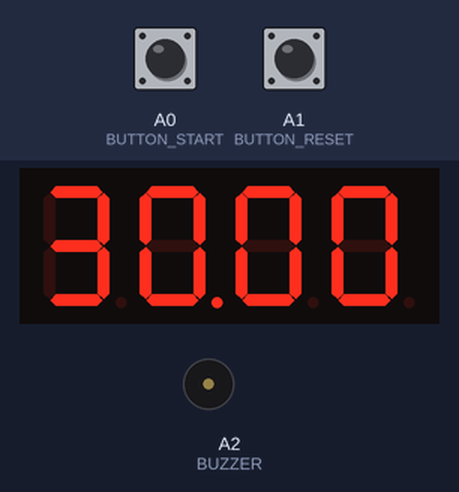
A sketch run on a simulated Arduino Uno, built with avr-gcc and run on an emulated ATmega328P. Parts: 4-digit seven-segment display, buzzer (waves = sounding, pin HIGH). The inputs (shaded band) are chosen by the test bench; at power-on: A0 (BUTTON_START) HIGH, A1 (BUTTON_RESET) HIGH.

Above: at 1.2 s.
1.3 s: A0 (BUTTON_START) pulled LOW for 0.15 s
At 2.1 s:
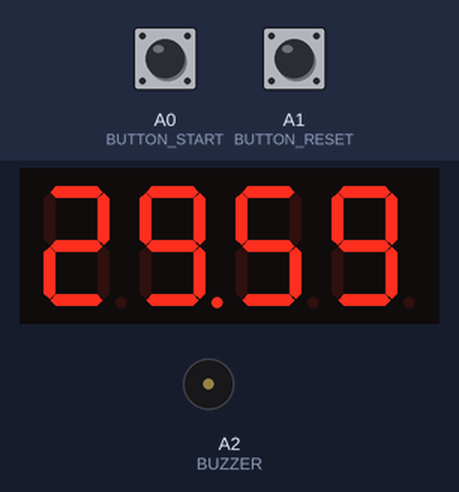
3.8 s: A1 (BUTTON_RESET) pulled LOW for 0.15 s
At 4.2 s:
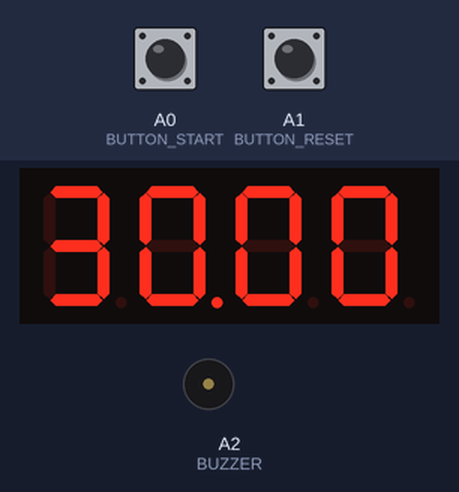
5.4 s: A0 (BUTTON_START) pulled LOW for 1 s
At 8.2 s:
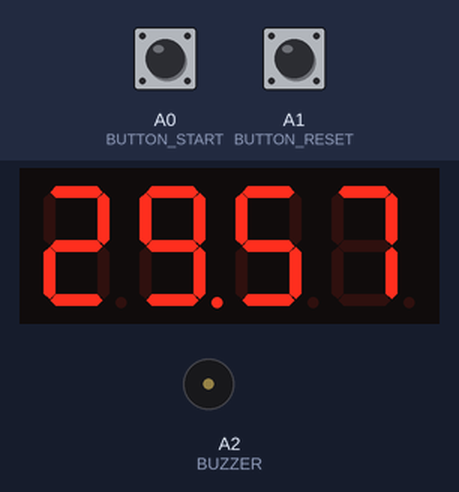
Timing chart, 0 to 9.7 s (numbered marks = the images above; inputs shaded):
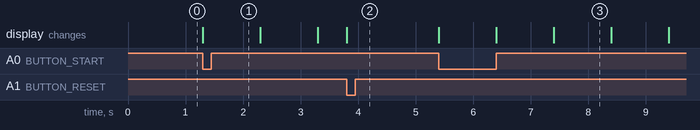

Measured:
- after the input at 1.3 s, the display: changes at once (image 1)
- after the input at 5.4 s, the display: first changes at once (image 3 shows a later state)
- what the display in image 3 shows lasts 1.0 s, from 7.4 s to 8.4 s

The sketch:

pomodoro.ino
```cpp
#include "SevSeg.h"
SevSeg sevseg;
#define BUTTON_START A0
#define BUTTON_RESET A1
#define BUZZER A2

unsigned long previousMillis = 0;
const long interval = 1000;
//you can change rest and work time as you want,by changing numbers
const int WORK_TIME = 30; //Time of work
const int REST_TIME = 7; //Time of rest

int minutes = WORK_TIME;
int seconds = 0;
bool isRunning = false;
bool isWorkMode = true;

bool lastButtonStartState = HIGH;
bool lastButtonResetState = HIGH;

void setup() {
  byte numDigits = 4;
  byte digitPins[] = {10, 11, 12, 13};
  byte segmentPins[] = {2, 3, 4, 5, 6, 7, 8, 9};

  bool resistorsOnSegments = true;
  byte hardwareConfig = COMMON_CATHODE;
  bool updateWithDelays = false;
  bool leadingZeros = true;
  bool disableDecPoint = false;

  sevseg.begin(hardwareConfig, numDigits, digitPins, segmentPins, resistorsOnSegments, updateWithDelays, leadingZeros, disableDecPoint);
  sevseg.setBrightness(90);

  pinMode(BUTTON_START, INPUT_PULLUP);
  pinMode(BUTTON_RESET, INPUT_PULLUP);
  pinMode(BUZZER, OUTPUT);

  digitalWrite(BUZZER, LOW);
}

void loop() {
bool currentButtonStartState = digitalRead(BUTTON_START);
  if (lastButtonStartState == HIGH && currentButtonStartState == LOW) {
    isRunning = !isRunning;
  }
  lastButtonStartState = currentButtonStartState;
bool currentButtonResetState = digitalRead(BUTTON_RESET);
  if (lastButtonResetState == HIGH && currentButtonResetState == LOW) {
    resetTimer();
  }
  lastButtonResetState = currentButtonResetState;
  if (isRunning) {
    unsigned long currentMillis = millis();
    if (currentMillis - previousMillis >= interval) {
      previousMillis = currentMillis;

      if (seconds == 0) {
        if (minutes == 0) {
          alarm();

          if (isWorkMode) {
            minutes = REST_TIME;
            isWorkMode = false;
          } else {
            minutes = WORK_TIME;
            isWorkMode = true;
          }
          seconds = 0;
          isRunning = false;
        } else {
          minutes--;
          seconds = 59;
        }
      } else {
        seconds--;
      }
    }
  }
  int timeToDisplay = minutes * 100 + seconds;
  sevseg.setNumber(timeToDisplay, 2);
  sevseg.refreshDisplay();
}

void resetTimer() {
  isRunning = false;
  isWorkMode = true;
  minutes = WORK_TIME;
  seconds = 0;
}

void alarm() {
  for (int i = 0; i < 3; i++) {
    digitalWrite(BUZZER, HIGH);
      delay(200);
    digitalWrite(BUZZER, LOW);
      delay(100);
  }
}
```
